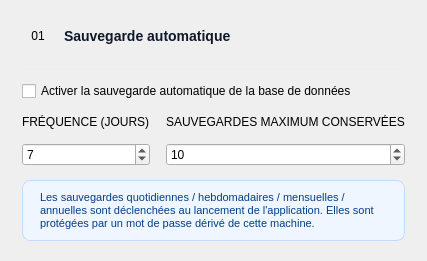
                                                            <widget class="QFrame" name="section_card">
                                                                <layout class="QVBoxLayout" name="secSaveLayout">
                                                                    <property name="spacing">
                                                                        <number>14</number>
                                                                    </property>
                                                                    <property name="leftMargin">
                                                                        <number>22</number>
                                                                    </property>
                                                                    <property name="topMargin">
                                                                        <number>20</number>
                                                                    </property>
                                                                    <property name="rightMargin">
                                                                        <number>22</number>
                                                                    </property>
                                                                    <property name="bottomMargin">
                                                                        <number>20</number>
                                                                    </property>
                                                                    <item>
                                                                        <layout class="QHBoxLayout" name="secSaveHeader">
                                                                            <property name="spacing">
                                                                                <number>10</number>
                                                                            </property>
                                                                            <item>
                                                                                <widget class="QLabel" name="secSaveIcon">
                                                                                    <property name="minimumSize">
                                                                                        <size>
                                                                                            <width>32</width>
                                                                                            <height>32</height>
                                                                                        </size>
                                                                                    </property>
                                                                                    <property name="maximumSize">
                                                                                        <size>
                                                                                            <width>32</width>
                                                                                            <height>32</height>
                                                                                        </size>
                                                                                    </property>
                                                                                    <property name="styleSheet">
                                                                                        <string notr="true">QLabel#section_icon { background: #e0f2fe; color: #023E8A; border-radius: 8px; padding: 6px; font-size: 12px; font-weight: 800; }</string>
                                                                                    </property>
                                                                                    <property name="text">
                                                                                        <string>01</string>
                                                                                    </property>
                                                                                    <property name="alignment">
                                                                                        <set>Qt::AlignmentFlag::AlignCenter</set>
                                                                                    </property>
                                                                                </widget>
                                                                            </item>
                                                                            <item>
                                                                                <widget class="QLabel" name="secSaveTitle">
                                                                                    <property name="styleSheet">
                                                                                        <string notr="true">color: #0f172a; font-size: 14px; font-weight: 800;</string>
                                                                                    </property>
                                                                                    <property name="text">
                                                                                        <string>Sauvegarde automatique</string>
                                                                                    </property>
                                                                                </widget>
                                                                            </item>
                                                                            <item>
                                                                                <spacer name="secSaveSpacer">
                                                                                    <property name="orientation">
                                                                                        <enum>Qt::Orientation::Horizontal</enum>
                                                                                    </property>
                                                                                    <property name="sizeHint" stdset="0">
                                                                                        <size>
                                                                                            <width>40</width>
                                                                                            <height>20</height>
                                                                                        </size>
                                                                                    </property>
                                                                                </spacer>
                                                                            </item>
                                                                        </layout>
                                                                    </item>
                                                                    <item>
                                                                        <widget class="QFrame" name="sepS">
                                                                            <property name="maximumSize">
                                                                                <size>
                                                                                    <width>16777215</width>
                                                                                    <height>1</height>
                                                                                </size>
                                                                            </property>
                                                                            <property name="styleSheet">
                                                                                <string notr="true">QFrame#sepS { background: #eef2f7; border: none; max-height: 1px; }</string>
                                                                            </property>
                                                                            <property name="frameShape">
                                                                                <enum>QFrame::Shape::HLine</enum>
                                                                            </property>
                                                                            <property name="frameShadow">
                                                                                <enum>QFrame::Shadow::Plain</enum>
                                                                            </property>
                                                                        </widget>
                                                                    </item>
                                                                    <item>
                                                                        <widget class="QCheckBox" name="chk_sauvegarde_auto">
                                                                            <property name="text">
                                                                                <string>Activer la sauvegarde automatique de la base de données</string>
                                                                            </property>
                                                                        </widget>
                                                                    </item>
                                                                    <item>
                                                                        <layout class="QGridLayout" name="saveGrid">
                                                                            <property name="horizontalSpacing">
                                                                                <number>16</number>
                                                                            </property>
                                                                            <property name="verticalSpacing">
                                                                                <number>14</number>
                                                                            </property>
                                                                            <item row="0" column="0">
                                                                                <widget class="QLabel" name="lbl_freq_save">
                                                                                    <property name="text">
                                                                                        <string>FRÉQUENCE (JOURS)</string>
                                                                                    </property>
                                                                                    <property name="fieldLabel" stdset="0">
                                                                                        <bool>true</bool>
                                                                                    </property>
                                                                                </widget>
                                                                            </item>
                                                                            <item row="1" column="0">
                                                                                <widget class="QSpinBox" name="spin_freq_save">
                                                                                    <property name="minimum">
                                                                                        <number>1</number>
                                                                                    </property>
                                                                                    <property name="maximum">
                                                                                        <number>90</number>
                                                                                    </property>
                                                                                    <property name="value">
                                                                                        <number>7</number>
                                                                                    </property>
                                                                                </widget>
                                                                            </item>
                                                                            <item row="0" column="1">
                                                                                <widget class="QLabel" name="lbl_max_save">
                                                                                    <property name="text">
                                                                                        <string>SAUVEGARDES MAXIMUM CONSERVÉES</string>
                                                                                    </property>
                                                                                    <property name="fieldLabel" stdset="0">
                                                                                        <bool>true</bool>
                                                                                    </property>
                                                                                </widget>
                                                                            </item>
                                                                            <item row="1" column="1">
                                                                                <widget class="QSpinBox" name="spin_max_save">
                                                                                    <property name="minimum">
                                                                                        <number>1</number>
                                                                                    </property>
                                                                                    <property name="maximum">
                                                                                        <number>100</number>
                                                                                    </property>
                                                                                    <property name="value">
                                                                                        <number>10</number>
                                                                                    </property>
                                                                                </widget>
                                                                            </item>
                                                                        </layout>
                                                                    </item>
                                                                    <item>
                                                                        <widget class="QLabel" name="lbl_save_info">
                                                                            <property name="styleSheet">
                                                                                <string notr="true">color: #023E8A; font-size: 11px; background: #eff6ff; border: 1px solid #bfdbfe; border-radius: 8px; padding: 10px 14px;</string>
                                                                            </property>
                                                                            <property name="text">
                                                                                <string>Les sauvegardes quotidiennes / hebdomadaires / mensuelles / annuelles sont déclenchées au lancement de l'application. Elles sont protégées par un mot de passe dérivé de cette machine.</string>
                                                                            </property>
                                                                            <property name="wordWrap">
                                                                                <bool>true</bool>
                                                                            </property>
                                                                        </widget>
                                                                    </item>
                                                                </layout>
                                                            </widget>
